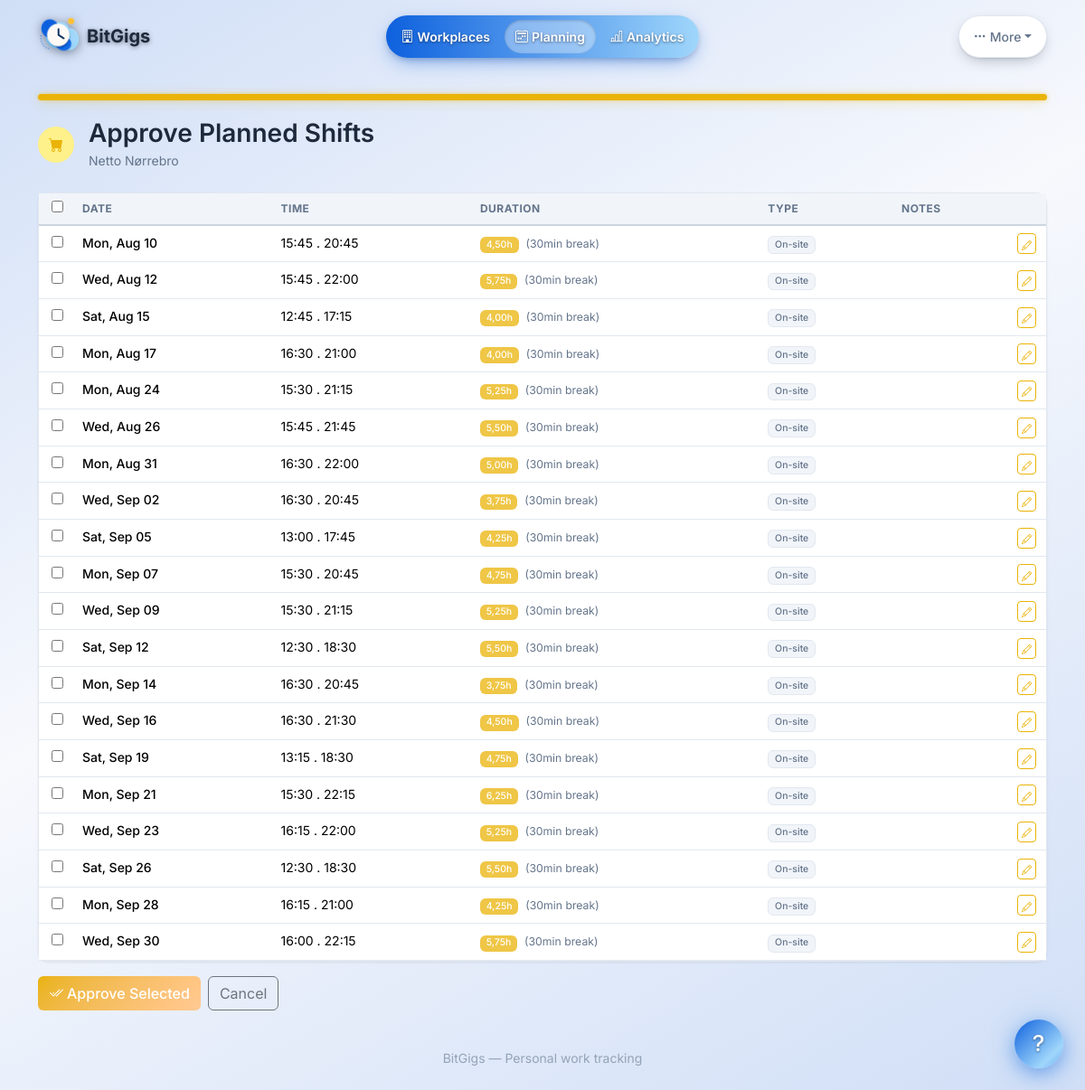
Screenshot of /calendar/planning/approve/19/ (signed in) with the database file from the repository.
### apps/workplaces/models.py (models this page shows, shortened)
class Workplace(models.Model):
    name = models.CharField(max_length=200)
    slug = models.SlugField(
        max_length=200, unique=True,
        help_text="URL-friendly short name. Auto-generated from name, but editable.",
    )
    icon = models.CharField(
        max_length=50, blank=True, default="",
        help_text="Bootstrap Icons class, e.g. 'bi-briefcase'.",
    )
    custom_icon = models.FileField(
        upload_to=workplace_icon_upload_to,
        blank=True,
        default="",
        help_text="Custom icon (PNG or SVG, max 512 KB).",
    )
    color = models.CharField(
        max_length=7, blank=True, default="",
        help_text="Background hex colour for the avatar circle, e.g. '#6366f1'.",
    )
    accent_color = models.CharField(
        max_length=7, blank=True, default="",
        help_text="Accent hex colour for icon tint and page theming.",
    )
    default_shift_start_time = models.TimeField(null=True, blank=True)
    default_shift_end_time = models.TimeField(null=True, blank=True)
    default_shift_break_minutes = models.PositiveIntegerField(default=0)
    default_shift_type = models.CharField(
        max_length=15,
        choices=[
            ("on_site", "On-site"),
            ("remote", "Remote"),
            ("sick_leave", "Sick leave"),
            ("paid_absence", "Paid absence"),
            ("vacation", "Vacation"),
        ],
        default="on_site",
    )
    created_at = models.DateTimeField(auto_now_add=True)
    updated_at = models.DateTimeField(auto_now=True)
    class Meta:
        ordering = ["name"]
    @property
    def avatar_color(self) -> str:
        from core.utils import avatar_for_name
        return self.color or avatar_for_name(self.name)[1]
    @property
    def accent_rgb(self) -> str:
        from core.utils import hex_to_rgb_str
        try:
            return hex_to_rgb_str(self.accent_color) if self.accent_color else ""
        except (ValueError, IndexError):
            return ""

### apps/shifts/models.py (models this page shows, shortened)
class ShiftTimeMixin(models.Model):
    date = models.DateField()
    start_time = models.TimeField()
    end_time = models.TimeField()
    break_minutes = models.PositiveIntegerField(
        default=0,
        help_text="Break time in minutes (deducted from total).",
    )
    class Meta:
        abstract = True
    @property
    def gross_minutes(self) -> int:
        start_dt = datetime.combine(self.date, self.start_time)
        end_dt = datetime.combine(self.date, self.end_time)
        return int((end_dt - start_dt).total_seconds() / 60)
    @property
    def net_minutes(self) -> int:
        return max(self.gross_minutes - self.break_minutes, 0)
    @property
    def net_hours(self) -> Decimal:
        return Decimal(str(self.net_minutes)) / Decimal("60")

class PlannedShift(ShiftTimeMixin):
    class Status(models.TextChoices):
        PLANNED = "planned", "Planned"
        APPROVED = "approved", "Approved"
    workplace = models.ForeignKey(
        Workplace,
        on_delete=models.CASCADE,
        related_name="planned_shifts",
    )
    shift_type = models.CharField(
        max_length=15,
        choices=Shift.ShiftType.choices,
        default=Shift.ShiftType.ON_SITE,
    )
    notes = models.TextField(blank=True, default="")
    status = models.CharField(
        max_length=10,
        choices=Status.choices,
        default=Status.PLANNED,
    )
    arrival_confirmed = models.BooleanField(
        default=False,
        help_text="Whether the user has confirmed/updated their arrival time.",
    )
    invite_uid = models.UUIDField(null=True, blank=True, db_index=True)
    created_at = models.DateTimeField(auto_now_add=True)
    updated_at = models.DateTimeField(auto_now=True)
    class Meta:
        ordering = ["date", "start_time"]
        indexes = [
            models.Index(fields=["date"]),
            models.Index(fields=["workplace", "date"]),
            models.Index(fields=["status"]),
        ]

### apps/calendar_view/views.py (the view, shortened to what this page needs)
# urls.py: path("planning/approve/<int:workplace_id>/", views.ApproveShiftsView.as_view(), name="approve-shifts"),
class ApproveShiftsView(View):
    def get(self, request, workplace_id):
        workplace = get_object_or_404(Workplace, pk=workplace_id)
        today = timezone.localdate()
        shifts = PlannedShift.objects.filter(
            workplace=workplace,
            status=PlannedShift.Status.PLANNED,
            date__lte=today,
        ).order_by("date", "start_time")
        initials, color = avatar_for_name(workplace.name)
        return render(
            request,
            "calendar_view/approve_shifts.html",
            {
                "workplace": workplace,
                "shifts": shifts,
                "avatar_initials": initials,
                "avatar_color": color,
            },
        )

### apps/core/context_processors.py (called while the page is built, shortened)
def sso_status(request):
    from .sso import get_brand
    return {
        "sso_enabled": settings.SSO_ENABLED,
        "sso_provider_id": settings.SSO_PROVIDER_ID,
        "sso_brand": get_brand(),
    }

def onboarding_status(request):
    if getattr(request, "session", None) is not None and request.session.get("onboarding_complete"):
        return {"onboarding_complete": True, "setup_in_progress": False}

### apps/core/features.py (called while the page is built)
def enabled_map(settings=None) -> dict[str, bool]:
    from .models import UserSettings
    settings = settings or UserSettings.load()
    return {f.key: bool(getattr(settings, f.setting, True)) for f in FEATURES}

def feature_for_view(view_name: str) -> Feature | None:
    if not view_name:
        return None
    best: Feature | None = None
    best_len = 0
    for feature in FEATURES:
        for prefix in feature.view_prefixes:
            if view_name.startswith(prefix) and len(prefix) > best_len:
                best, best_len = feature, len(prefix)
    return best

def blocked_feature(view_name: str, settings=None) -> Feature | None:
    feature = feature_for_view(view_name)
    if feature is None or is_enabled(feature.key, settings):
        return None
    return feature

### apps/core/models.py (called while the page is built)
    @classmethod
    def load(cls):
        obj, _ = cls.objects.get_or_create(pk=1)
        return obj

### apps/core/sso.py (called while the page is built)
def _parse_hex(value):
    raw = (value or "").strip().lstrip("#")
    if len(raw) == 3:
        raw = "".join(c * 2 for c in raw)
    if len(raw) != 6:
        return None
    try:
        return tuple(int(raw[i:i + 2], 16) for i in (0, 2, 4))
    except ValueError:
        return None

def _relative_luminance(rgb):
    def channel(value):
        c = value / 255
        return c / 12.92 if c <= 0.04045 else ((c + 0.055) / 1.055) ** 2.4
    r, g, b = (channel(v) for v in rgb)
    return 0.2126 * r + 0.7152 * g + 0.0722 * b

def _readable_text(rgb):
    background = _relative_luminance(rgb)
    on_light = (background + 0.05) / (_relative_luminance((30, 41, 59)) + 0.05)
    on_white = 1.05 / (background + 0.05)
    return _DARK_TEXT if on_light > on_white else _LIGHT_TEXT

### apps/core/templatetags/dk_filters.py (called while the page is built)
@register.filter(name="dk")
def danish_number(value, decimals=2):
    if value is None or value == "":
        return ""
    try:
        decimals = int(decimals)
    except (TypeError, ValueError):
        decimals = 2
    out = floatformat(value, f"{decimals}g")
    return out.replace("-", "−") if out else out

### apps/calendar_view/templates/calendar_view/approve_shifts.html (shortened to what this page needs)
{% extends "base.html" %}
{% load dk_filters %}
{% load static %}
{% load wp_accent %}
{% block content %}
<div {% wp_accent_scope workplace %}>
{% if workplace.accent_color %}
<div class="workplace-accent-banner"></div>
{% endif %}
<div class="d-flex align-items-center gap-3 mb-4">
  {% include "workplaces/_avatar.html" with wp=workplace size=40 font_size="1rem" %}
  <div>
    <h3 class="mb-0">Approve Planned Shifts</h3>
    <small class="text-muted">{{ workplace.name }}</small>
  </div>
</div>
{% if shifts %}
<form method="post" action="{% url 'calendar_view:approve-shifts' workplace.pk %}" id="approveForm">
  <div class="card mb-3">
    <div class="card-body p-0">
      <table class="table table-hover mb-0">
        <thead>
          <tr class="table-light">
            <th style="width:40px;" class="text-center">
              <input type="checkbox" id="selectAll" title="Select all">
            </th>
            <th>Date</th>
            <th>Time</th>
            <th>Duration</th>
            <th>Type</th>
            <th>Notes</th>
            <th style="width:40px;"></th>
          </tr>
        </thead>
        <tbody>
          {% for shift in shifts %}
          <tr data-shift-id="{{ shift.pk }}">
            <td class="text-center">
              <input type="checkbox" name="shift_ids" value="{{ shift.pk }}" class="shift-check">
            </td>
            <td>
              <span class="fw-medium" data-field="date">{{ shift.date|date:"D, M d" }}</span>
            </td>
            <td><span data-field="time">{{ shift.start_time|time:"H:i" }} . {{ shift.end_time|time:"H:i" }}</span></td>
            <td>
              <span class="badge bg-primary bg-opacity-75" data-field="hours">{{ shift.net_hours|dk }}h</span>
              {% if shift.break_minutes %}
                <small class="text-muted ms-1" data-field="break">({{ shift.break_minutes }}min break)</small>
              {% endif %}
            </td>
            <td><span class="badge badge-soft" data-field="type">{{ shift.get_shift_type_display }}</span></td>
            <td><small class="text-muted" data-field="notes">{{ shift.notes|truncatechars:40 }}</small></td>
            <td>
              <button type="button" class="btn btn-sm btn-outline-primary py-0 px-1 edit-shift-btn" data-shift-id="{{ shift.pk }}" title="Edit shift">
                <i class="bi bi-pencil" style="font-size:0.7rem;"></i>
              </button>
            </td>
          </tr>
          {% endfor %}
        </tbody>
      </table>
    </div>
  </div>
  <div class="d-flex gap-2">
    <button type="submit" class="btn btn-primary">
      <i class="bi bi-check2-all me-1"></i>Approve Selected
    </button>
    <a href="{% url 'workplaces:workplace-detail' workplace.slug %}" class="btn btn-outline-secondary">
      Cancel
    </a>
  </div>
</form>
{% endif %}
</div>
{% endblock %}

### rows the page displays
Workplace: name "Netto Nørrebro"
PlannedShift: date "Mon, Aug 10", start_time "15:45", end_time "20:45", net_hours|dk "4,50", break_minutes "30", shift_type "On-site"
PlannedShift: date "Wed, Aug 12", start_time "15:45", end_time "22:00", net_hours|dk "5,75", break_minutes "30", shift_type "On-site"
PlannedShift: date "Sat, Aug 15", start_time "12:45", end_time "17:15", net_hours|dk "4,00", break_minutes "30", shift_type "On-site"
PlannedShift: date "Mon, Aug 17", start_time "16:30", end_time "21:00", net_hours|dk "4,00", break_minutes "30", shift_type "On-site"
PlannedShift: date "Mon, Aug 24", start_time "15:30", end_time "21:15", net_hours|dk "5,25", break_minutes "30", shift_type "On-site"
PlannedShift: date "Wed, Aug 26", start_time "15:45", end_time "21:45", net_hours|dk "5,50", break_minutes "30", shift_type "On-site"
PlannedShift: date "Mon, Aug 31", start_time "16:30", end_time "22:00", net_hours|dk "5,00", break_minutes "30", shift_type "On-site"
PlannedShift: date "Wed, Sep 02", start_time "16:30", end_time "20:45", net_hours|dk "3,75", break_minutes "30", shift_type "On-site"
PlannedShift: date "Sat, Sep 05", start_time "13:00", end_time "17:45", net_hours|dk "4,25", break_minutes "30", shift_type "On-site"
PlannedShift: date "Mon, Sep 07", start_time "15:30", end_time "20:45", net_hours|dk "4,75", break_minutes "30", shift_type "On-site"
PlannedShift: date "Wed, Sep 09", start_time "15:30", end_time "21:15", net_hours|dk "5,25", break_minutes "30", shift_type "On-site"
PlannedShift: date "Sat, Sep 12", start_time "12:30", end_time "18:30", net_hours|dk "5,50", break_minutes "30", shift_type "On-site"
PlannedShift: date "Mon, Sep 14", start_time "16:30", end_time "20:45", net_hours|dk "3,75", break_minutes "30", shift_type "On-site"
PlannedShift: date "Wed, Sep 16", start_time "16:30", end_time "21:30", net_hours|dk "4,50", break_minutes "30", shift_type "On-site"
PlannedShift: date "Sat, Sep 19", start_time "13:15", end_time "18:30", net_hours|dk "4,75", break_minutes "30", shift_type "On-site"
PlannedShift: date "Mon, Sep 21", start_time "15:30", end_time "22:15", net_hours|dk "6,25", break_minutes "30", shift_type "On-site"
PlannedShift: date "Wed, Sep 23", start_time "16:15", end_time "22:00", net_hours|dk "5,25", break_minutes "30", shift_type "On-site"
PlannedShift: date "Sat, Sep 26", start_time "12:30", end_time "18:30", net_hours|dk "5,50", break_minutes "30", shift_type "On-site"
PlannedShift: date "Mon, Sep 28", start_time "16:15", end_time "21:00", net_hours|dk "4,25", break_minutes "30", shift_type "On-site"
PlannedShift: date "Wed, Sep 30", start_time "16:00", end_time "22:15", net_hours|dk "5,75", break_minutes "30", shift_type "On-site"
